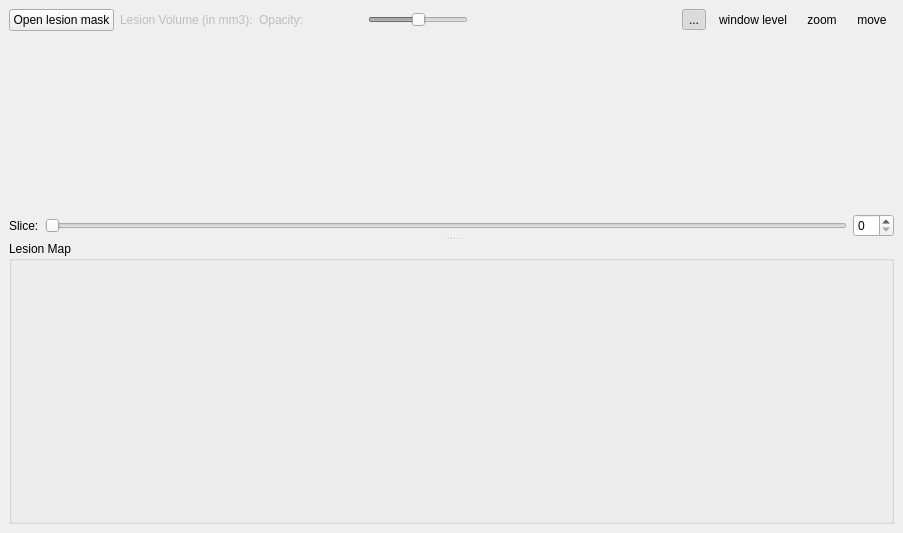
<ui version="4.0" >
 <class>QLesionVisualizationExtensionBase</class>
 <widget class="QWidget" name="QLesionVisualizationExtensionBase" >
  <property name="geometry" >
   <rect>
    <x>0</x>
    <y>0</y>
    <width>903</width>
    <height>533</height>
   </rect>
  </property>
  <property name="windowTitle" >
   <string>Form</string>
  </property>
  <layout class="QGridLayout" >
   <property name="margin" >
    <number>9</number>
   </property>
   <property name="spacing" >
    <number>6</number>
   </property>
   <item row="1" column="0" >
    <widget class="QSplitter" name="m_verticalSplitter" >
     <property name="orientation" >
      <enum>Qt::Vertical</enum>
     </property>
     <widget class="QWidget" name="layoutWidget" >
      <layout class="QVBoxLayout" >
       <property name="margin" >
        <number>0</number>
       </property>
       <property name="spacing" >
        <number>6</number>
       </property>
       <item>
        <widget class="udg::Q2DViewer" native="1" name="m_2DView" >
         <property name="sizePolicy" >
          <sizepolicy>
           <hsizetype>7</hsizetype>
           <vsizetype>7</vsizetype>
           <horstretch>0</horstretch>
           <verstretch>0</verstretch>
          </sizepolicy>
         </property>
         <property name="maximumSize" >
          <size>
           <width>100000</width>
           <height>100000</height>
          </size>
         </property>
        </widget>
       </item>
       <item>
        <layout class="QHBoxLayout" >
         <property name="margin" >
          <number>0</number>
         </property>
         <property name="spacing" >
          <number>6</number>
         </property>
         <item>
          <widget class="QLabel" name="m_sliceLabel" >
           <property name="text" >
            <string>Slice:</string>
           </property>
          </widget>
         </item>
         <item>
          <widget class="QSlider" name="m_sliceViewSlider" >
           <property name="orientation" >
            <enum>Qt::Horizontal</enum>
           </property>
          </widget>
         </item>
         <item>
          <widget class="QSpinBox" name="m_sliceSpinBox" />
         </item>
        </layout>
       </item>
      </layout>
     </widget>
     <widget class="QGroupBox" name="groupBox" >
      <property name="title" >
       <string>Lesion Map</string>
      </property>
      <layout class="QGridLayout" >
       <property name="margin" >
        <number>9</number>
       </property>
       <property name="spacing" >
        <number>6</number>
       </property>
       <item row="0" column="0" >
        <widget class="udg::Q3DViewer" native="1" name="m_lesion3Dviewer" />
       </item>
      </layout>
     </widget>
    </widget>
   </item>
   <item row="0" column="0" >
    <layout class="QHBoxLayout" >
     <property name="margin" >
      <number>0</number>
     </property>
     <property name="spacing" >
      <number>6</number>
     </property>
     <item>
      <widget class="QPushButton" name="m_openMaskPushButton" >
       <property name="text" >
        <string>Open lesion mask</string>
       </property>
      </widget>
     </item>
     <item>
      <widget class="QLabel" name="m_volumeLabel" >
       <property name="enabled" >
        <bool>false</bool>
       </property>
       <property name="text" >
        <string>Lesion Volume (in mm3):</string>
       </property>
      </widget>
     </item>
     <item>
      <layout class="QHBoxLayout" >
       <property name="margin" >
        <number>0</number>
       </property>
       <property name="spacing" >
        <number>6</number>
       </property>
       <item>
        <widget class="QLabel" name="m_opacitiyLabel" >
         <property name="enabled" >
          <bool>false</bool>
         </property>
         <property name="text" >
          <string>Opacity:</string>
         </property>
        </widget>
       </item>
       <item>
        <widget class="QSlider" name="m_opacitySlider" >
         <property name="enabled" >
          <bool>false</bool>
         </property>
         <property name="maximumSize" >
          <size>
           <width>100</width>
           <height>16777215</height>
          </size>
         </property>
         <property name="maximum" >
          <number>100</number>
         </property>
         <property name="value" >
          <number>50</number>
         </property>
         <property name="orientation" >
          <enum>Qt::Horizontal</enum>
         </property>
        </widget>
       </item>
      </layout>
     </item>
     <item>
      <spacer>
       <property name="orientation" >
        <enum>Qt::Horizontal</enum>
       </property>
       <property name="sizeHint" >
        <size>
         <width>40</width>
         <height>20</height>
        </size>
       </property>
      </spacer>
     </item>
     <item>
      <widget class="QToolButton" name="m_slicingToolButton" >
       <property name="text" >
        <string>...</string>
       </property>
       <property name="icon" >
        <iconset/>
       </property>
       <property name="iconSize" >
        <size>
         <width>32</width>
         <height>32</height>
        </size>
       </property>
       <property name="checkable" >
        <bool>true</bool>
       </property>
       <property name="checked" >
        <bool>true</bool>
       </property>
       <property name="autoRaise" >
        <bool>true</bool>
       </property>
      </widget>
     </item>
     <item>
      <widget class="QToolButton" name="m_windowLevelToolButton" >
       <property name="text" >
        <string>window level</string>
       </property>
       <property name="icon" >
        <iconset/>
       </property>
       <property name="iconSize" >
        <size>
         <width>32</width>
         <height>32</height>
        </size>
       </property>
       <property name="checkable" >
        <bool>true</bool>
       </property>
       <property name="autoRaise" >
        <bool>true</bool>
       </property>
      </widget>
     </item>
     <item>
      <widget class="QToolButton" name="m_zoomToolButton" >
       <property name="text" >
        <string>zoom</string>
       </property>
       <property name="icon" >
        <iconset/>
       </property>
       <property name="iconSize" >
        <size>
         <width>32</width>
         <height>32</height>
        </size>
       </property>
       <property name="checkable" >
        <bool>true</bool>
       </property>
       <property name="autoRaise" >
        <bool>true</bool>
       </property>
      </widget>
     </item>
     <item>
      <widget class="QToolButton" name="m_moveToolButton" >
       <property name="text" >
        <string>move</string>
       </property>
       <property name="icon" >
        <iconset/>
       </property>
       <property name="iconSize" >
        <size>
         <width>32</width>
         <height>32</height>
        </size>
       </property>
       <property name="checkable" >
        <bool>true</bool>
       </property>
       <property name="autoRaise" >
        <bool>true</bool>
       </property>
      </widget>
     </item>
    </layout>
   </item>
  </layout>
 </widget>
 <customwidgets>
  <customwidget>
   <class>udg::Q2DViewer</class>
   <extends>QWidget</extends>
   <header>q2dviewer.h</header>
  </customwidget>
  <customwidget>
   <class>udg::Q3DViewer</class>
   <extends>QWidget</extends>
   <header>q3dviewer.h</header>
  </customwidget>
 </customwidgets>
 <resources>
  <include location="../../../main/main.qrc" />
 </resources>
 <connections>
  <connection>
   <sender>m_sliceViewSlider</sender>
   <signal>valueChanged(int)</signal>
   <receiver>m_sliceSpinBox</receiver>
   <slot>setValue(int)</slot>
   <hints>
    <hint type="sourcelabel" >
     <x>644</x>
     <y>574</y>
    </hint>
    <hint type="destinationlabel" >
     <x>892</x>
     <y>574</y>
    </hint>
   </hints>
  </connection>
  <connection>
   <sender>m_sliceSpinBox</sender>
   <signal>valueChanged(int)</signal>
   <receiver>m_sliceViewSlider</receiver>
   <slot>setValue(int)</slot>
   <hints>
    <hint type="sourcelabel" >
     <x>892</x>
     <y>574</y>
    </hint>
    <hint type="destinationlabel" >
     <x>644</x>
     <y>574</y>
    </hint>
   </hints>
  </connection>
 </connections>
</ui>
